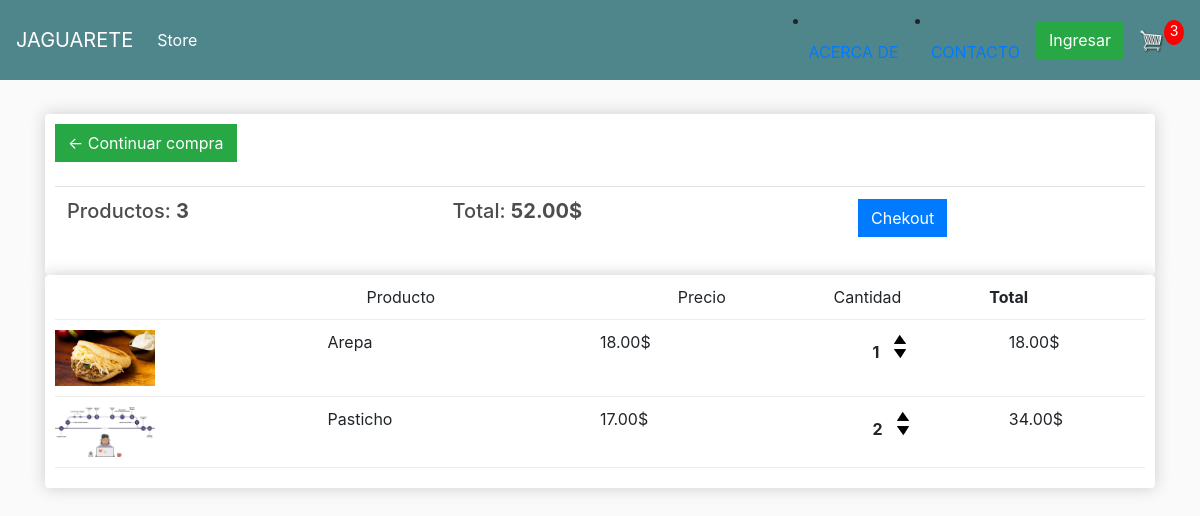
Page /car/ (signed in) on the earlier database version.
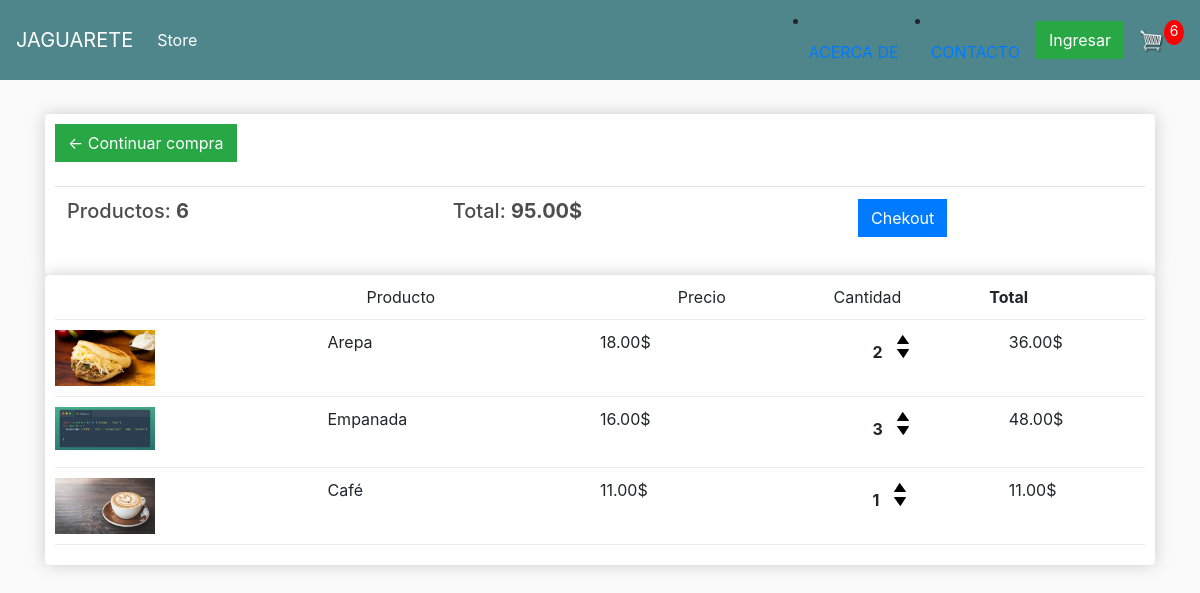
Same page on the later database version.
### store/models.py (models this page shows, shortened)
class Order(models.Model):
    customer = models.ForeignKey(Customer, on_delete = models.SET_NULL,blank=True,null=True)
    date_orderd = models.DateTimeField(auto_now_add= True)
    complete = models.BooleanField(default= False, null= True, blank= False)
    transaction_id = models.CharField(max_length=200,null=True)
    @property
    def get_car_total(self):
        orderitems = self.orderitem_set.all()
        total =sum([Item.get_total for Item in orderitems])
        return total
    @property
    def get_car_items(self):
        orderitems = self.orderitem_set.all()
        total =sum([Item.quantity for Item in orderitems])
        return total

class OrderItem(models.Model):
    product = models.ForeignKey(Product, on_delete = models.SET_NULL,blank=True,null=True)
    order = models.ForeignKey(Order, on_delete = models.SET_NULL,blank=True,null=True)
    quantity = models.IntegerField(default=0,null=True,blank=True)
    date_added = models.DateTimeField(auto_now_add = True)
    @property
    def get_total(self):
        total = self.product.price * self.quantity
        return total

class Product(models.Model):
    name= models.CharField(max_length=200,null = True)
    price = models.DecimalField(max_digits=7, decimal_places=2)
    img = models.ImageField(null= True,blank=True)
    description = models.CharField(max_length=255,default="")
    category = models.CharField(max_length=255,default="Comidas")

### store/views.py (the view)
# urls.py: path('car/',views.car, name="car"),
def car(request):
    if request.user.is_authenticated:
        customer = request.user.customer
        order, created = Order.objects.get_or_create(customer=customer, complete=False )
        Items = order.orderitem_set.all()
        carItems = order.get_car_items
    else:
        Items = []
        order = {'get_car_total':0,'get_car_items':0 }
        carItems = order.get_car_items
        carItems = order['get_car_items']
    context = {'Items': Items, 'order': order, 'carItems':carItems }
    return render(request,'store/car.html',context)

### store/templates/store/car.html
{% extends 'store/main.html' %}
{% load static %}
{% block content %}
<div class="row">
    <div class="col-lg-12">
        <div class="box-element">
            <a href="{% url 'store' %}" class="btn btn-success"> &#x2190; Continuar compra</a>
            <br>
            <br>
            <table class="table">
                <tr>
                    <th><h5>Productos: <strong>{{order.get_car_items}}</strong></h5></th>
                    <th><h5>Total: <strong>{{order.get_car_total | floatformat:2}}$</strong></h5></th>
                    <th>
                        <a class="btn btn-primary" href="{% url 'checkout' %}">Chekout</a>
                    </th>
                </tr>
            </table>
        </div>
        <div class="box-element">
            <div class="cart-row">
                <div style="flex:2"></div>
                <div style="flex:2">Producto</div>
                <div style="flex:1">Precio</div>
                <div style="flex:1">Cantidad</div>
                <div style="flex:1"><strong>Total</strong></div>
            </div>
            {% for Item in Items %}
            <div class="cart-row">
                <div style="flex:2"> <img class="row-image" src="{{Item.product.img.url}}" alt=""> </div>
                <div style="flex:2">{{Item.product.name}}</div>
                <div style="flex:1">{{Item.product.price | floatformat:2}}$</div>
                <div style="flex:1"></div>
                <div style="flex:1">
                <p class="quantity">{{Item.quantity}}</p>
                <div class="quantity">
                    <img data-product={{Item.product.id}} data-action="add" src="{% static 'img/flecha-arriba.png' %}" class="chg-quantity update-car" alt="">
                    <img data-product={{Item.product.id}} data-action="remove" src="{% static 'img/flecha-abajo.png' %}" class="chg-quantity update-car" alt="">
                </div>
                </div>
                <div style="flex:1">{{Item.get_total}}$</div>
            </div>
            {% endfor %}
        </div>
    </div>
</div>
{% endblock content %}

### store/templates/store/main.html (shortened to what this page needs)
<!DOCTYPE html>
{% load static %}
<html>
<head>
	<link rel="stylesheet" href="https://stackpath.bootstrapcdn.com/bootstrap/4.4.1/css/bootstrap.min.css">
	<link rel="stylesheet" type="text/css" href="{% static 'css/main.css' %}">
</head>
<body>
	<nav class="navbar navbar-expand-lg navbar-dark bg-dark">
	  <a class="navbar-brand" href="{% url 'store' %}">JAGUARETE</a>
	  <div class="collapse navbar-collapse" id="navbarSupportedContent">
	    <ul class="navbar-nav mr-auto">
	      <li class="nav-item active">
	        <a class="nav-link" href="{% url 'store' %}">Store <span class="sr-only">(current)</span></a>
	      </li>
	    </ul>
		<li class="nav-item">
			<a class="nav-link" href="{% url 'acerca' %}">ACERCA DE</a>
		  </li>
		  <li class="nav-item">
			<a class="nav-link" href="{% url 'contacto' %}">CONTACTO</a>
		  </li>
	    <div class="form-inline my-2 my-lg-0">
	     	<a href="#"class="btn btn-success">Ingresar</a>
	     	<a href="{% url 'car' %}">
	    		<img  id="cart-icon" src="{% static 'img/car.png' %}">
	    	</a>
	    	<p id="cart-total">{{carItems}}</p>
	    </div>
	  </div>
	</nav>
     <div class="container">
            <br>
            {% block content %}
            {% endblock content %}
         </div>
</body>
</html>

### static/css/main.css (style rules this page uses)
body { background-color: hsl(0, 0%, 98%); }
h1,h2,h3,h4,h5,h6 { color:hsl(0, 0%, 30%); }
.box-element { box-shadow:hsl(0, 0%, 80%) 0 0 16px; background-color: #fff; border-radius: 4px; padding: 10px; }
.bg-dark { background-color: #4f868c!important; }
#cart-icon { width:25px; display: inline-block; margin-left: 15px; }
#cart-total { display: block; text-align: center; color:#fff; background-color: red; width: 20px; height: 25px; border-radius: 50%; font-size: 14px; }
.col-lg-4, .col-lg-6, .col-lg-8, .col-lg-12 { margin-top: 10px; }
.btn { border-radius: 0; }
.row-image { width: 100px; }
.cart-row { display: flex; align-items: flex-stretch; padding-bottom: 10px; margin-bottom: 10px; border-bottom: 1px solid #ececec; }
.quantity { display: inline-block; font-weight: 700; padding-right:10px; }
.chg-quantity { width: 12px; cursor: pointer; display: block; margin-top: 5px; transition:.1s; }

Differences in the rows shown:
removed OrderItem: product.img (picture), product.name "Pasticho", product.price "17.00", quantity "2", get_total "34.00"
changed through a linked row, Order: get_car_items "3" → "6"; get_car_total "52.00" → "95.00"
changed OrderItem "Arepa": quantity "1" → "2"; get_total "18.00" → "36.00"
added OrderItem: product.img (picture), product.name "Empanada", product.price "16.00", quantity "3", get_total "48.00"
added OrderItem: product.img (picture), product.name "Café", product.price "11.00", quantity "1", get_total "11.00"
Other differences:
{{ carItems }}: "3" → "6"
